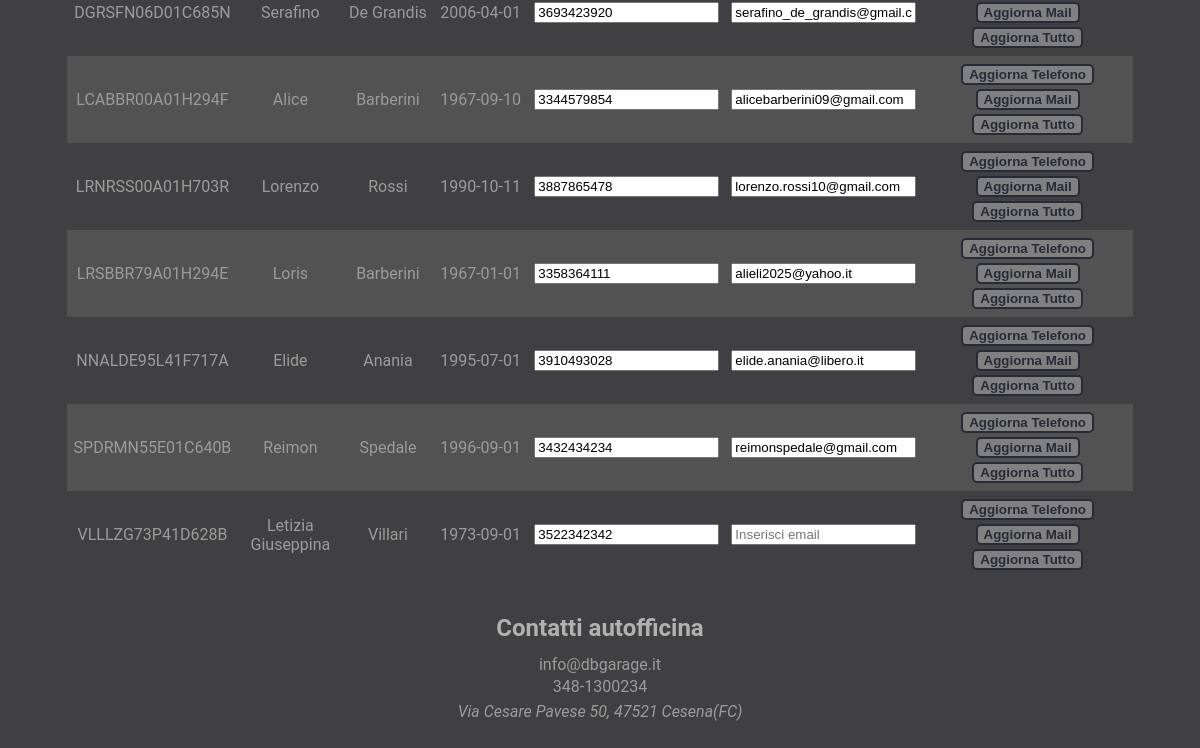
/app-web/gestione_clienti.php (lower part), run on an earlier commit of the app's database.
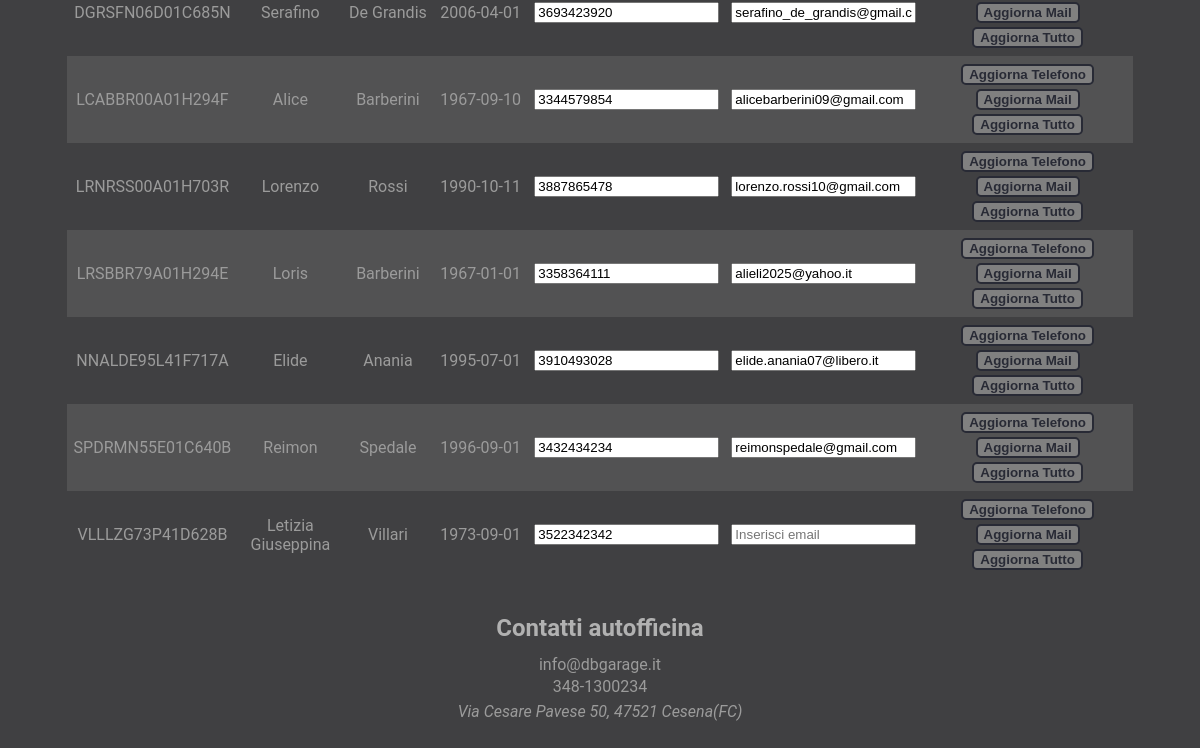
And on a later commit of the database.
### tables this page shows
CREATE TABLE `cliente` (
  `CF_cliente` char(16) NOT NULL,
  `nome` char(20) NOT NULL,
  `cognome` char(20) NOT NULL,
  `data_nascita` date NOT NULL,
  `telefono` char(10) NOT NULL,
  `email` varchar(50) DEFAULT NULL
);

### app-web/gestione_clienti.php (called while the page is built, shortened)
<?php
    require_once 'require.php';
    $SetParameters["titolo"] = "Gestione clienti";
    $SetParameters["file"] = "nuovo_cliente.php";
	$SetParameters["clienti"] = $db->getClients();
    require("template/base.php");
?>

### app-web/require.php (called while the page is built, shortened)
<?php
require_once("databasegarage.php");
$db = new DatabaseHelper("127.0.0.1", "root", "", "officina", 3306);
$SetParameters["scripts"] = array();
?>

### app-web/databasegarage.php (called while the page is built, shortened)
<?php
class DatabaseHelper {
	private $db;
	public function __construct($servername, $username, $password, $dbname, $port) {
		$this->db = new mysqli($servername, $username, $password, $dbname, $port);
	}
    public function getClients(){
        $statement = $this->db->prepare("SELECT * FROM CLIENTE");
		$statement->execute();
		$result = $statement->get_result();
		return $result->fetch_all(MYSQLI_ASSOC);
    }
}
?>

### app-web/template/nuovo_cliente.php (the view, shortened to what this page needs)
<section class="tabelle">
	<table>
		<tbody>
			<?php foreach($SetParameters["clienti"] as $cliente) :?>
			<form action="#" method="POST">
				<tr>
					<td><input type="hidden" id='<?php echo $cliente["CF_cliente"];?>' name="clienteCF" value=<?php echo $cliente["CF_cliente"]; ?>> <?php echo $cliente["CF_cliente"]?></td>
					<td><input type="hidden" id='<?php echo $cliente["CF_cliente"];?>' name="clienteNome" value=<?php echo $cliente["nome"]; ?>> <?php echo $cliente["nome"]?></td>
					<td><input type="hidden" id='<?php echo $cliente["CF_cliente"];?>' name="clienteCognome" value=<?php echo $cliente["cognome"]; ?>> <?php echo $cliente["cognome"]?></td>
					<td><input type="hidden" id='<?php echo $cliente["CF_cliente"];?>' name="clienteDataNascita" value=<?php echo $cliente["data_nascita"]; ?>> <?php echo $cliente["data_nascita"]?></td>
					<td><input type="tel" id='<?php echo $cliente["CF_cliente"];?>' pattern="[0-9]{10}" maxlength="10" name="clienteTelefono" placeholder="Inserisci Telefono" value=<?php echo $cliente["telefono"]?> required></td>
					<td><input type="email" id='<?php echo $cliente["CF_cliente"];?>' maxlength="80" name="clienteMail" placeholder="Inserisci email" value=<?php echo $cliente["email"]?>></td>
					<td>
						<input disabled type="submit" id='<?php echo $cliente["CF_cliente"];?>' name="aggiornaTelefono" value="Aggiorna Telefono">
						<input disabled type="submit" id='<?php echo $cliente["CF_cliente"];?>' name="aggiornaMail" value="Aggiorna Mail">
						<input disabled type="submit" id='<?php echo $cliente["CF_cliente"];?>' name="aggiornaTutto" value="Aggiorna Tutto">
					</td>
				</tr>
			</form>
			<?php endforeach; ?>
		</tbody>
	</table>
</section>

What changed in the data, as far as the page shows it:
changed cliente "NNALDE95L41F717A": clienteMail "elide.anania@libero.it" → "elide.anania07@libero.it"
